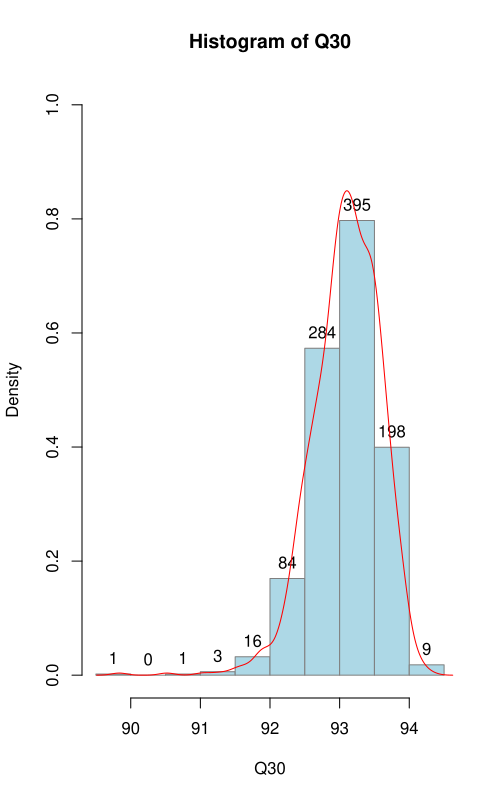

The script that drew this image:
# Figure S1B


data<-read.table("Bam_Q30.xls",header=T,sep="\t")


p1<-ggplot(data,aes(x=Q30))+
geom_density(alpha=0.8)+
theme_bw()+
theme(legend.title=element_blank(),
text=element_text(size=15,hjust = 0.5),
legend.position="top")


ggsave("Kraken_Filtered_Stat.png",p1,height=4,width=4)
ggsave("Kraken_Filtered_Stat.pdf",p1,height=4,width=4)


pdf("Q30_density.pdf",height=8,width=5)
r <- hist(Q30, col = "lightblue", border = "grey50",
freq = F, breaks = 10,ylim=c(0,1))
text(r$mids, r$density, r$counts, pos=3,col = "black")
lines(density(Q30), col = "red")
dev.off()
